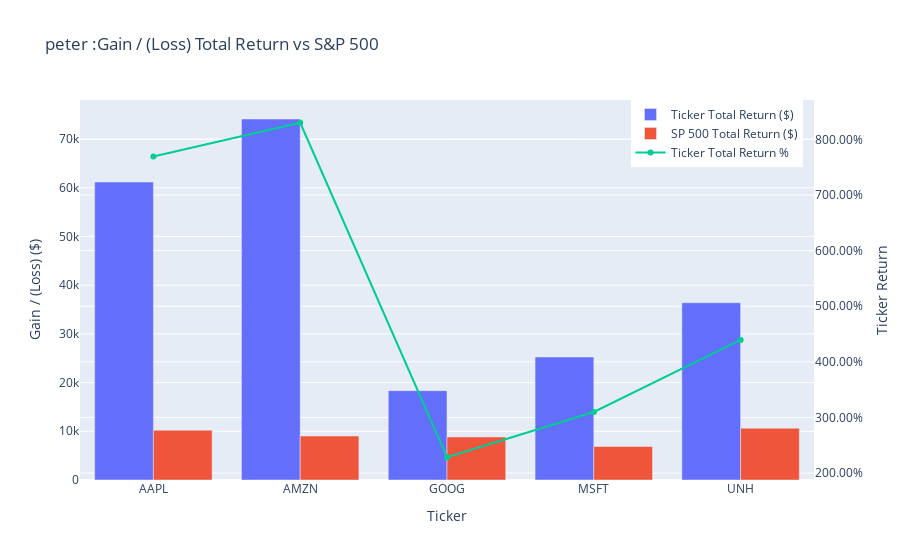

The notebook cell saved with this chart:
### Code cell
trace1 = go.Bar(
    x = merged_portfolio_sp_latest_YTD_sp_closing_high1['Ticker'][0:10],
    y = merged_portfolio_sp_latest_YTD_sp_closing_high1['Stock Gain / (Loss)'][0:10],
    name = 'Ticker Total Return ($)')

trace2 = go.Bar(
    x = merged_portfolio_sp_latest_YTD_sp_closing_high1['Ticker'][0:10],
    y = merged_portfolio_sp_latest_YTD_sp_closing_high1['SP 500 Gain / (Loss)'][0:10],
    name = 'SP 500 Total Return ($)')

trace3 = go.Scatter(
    x = merged_portfolio_sp_latest_YTD_sp_closing_high1['Ticker'][0:10],
    y = merged_portfolio_sp_latest_YTD_sp_closing_high1['ticker return'][0:10],
    name = 'Ticker Total Return %',
    yaxis='y2')

data = [trace1, trace2, trace3]

layout = go.Layout(title = 'peter :Gain / (Loss) Total Return vs S&P 500'
    , barmode = 'group'
    , yaxis=dict(title='Gain / (Loss) ($)')
    , yaxis2=dict(title='Ticker Return', overlaying='y', side='right', tickformat=".2%")
    , xaxis=dict(title='Ticker')
    , legend=dict(x=.75,y=1)
    )

fig = go.Figure(data=data, layout=layout)
iplot(fig)

### Figure 1 — Plotly figure (JSON) as saved in the notebook; plotly's stock layout.template omitted (floating-point values rounded to 4 significant figures)
{"data": [{"name": "Ticker Total Return ($)", "type": "bar", "x": ["AAPL", "AMZN", "GOOG", "MSFT", "UNH"], "y": [61180.0, 74120.0, 18350.0, 25250.0, 36390.0]}, {"name": "SP 500 Total Return ($)", "type": "bar", "x": ["AAPL", "AMZN", "GOOG", "MSFT", "UNH"], "y": [10210.0, 9019.0, 8831.0, 6872.0, 10640.0]}, {"name": "Ticker Total Return %", "type": "scatter", "x": ["AAPL", "AMZN", "GOOG", "MSFT", "UNH"], "y": [7.694, 8.3, 2.284, 3.099, 4.395], "yaxis": "y2"}], "layout": {"barmode": "group", "legend": {"x": 0.75, "y": 1}, "title": {"text": "peter :Gain / (Loss) Total Return vs S&P 500"}, "xaxis": {"title": {"text": "Ticker"}}, "yaxis": {"title": {"text": "Gain / (Loss) ($)"}}, "yaxis2": {"overlaying": "y", "side": "right", "tickformat": ".2%", "title": {"text": "Ticker Return"}}}}
